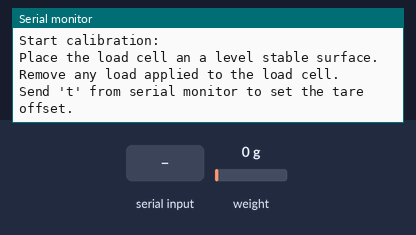
A sketch run on a simulated ESP8266 (NodeMCU). On the bench: the last lines printed to the serial monitor. The test bench sets the inputs (shaded band); at power-on: weight on the scale 0 g. EEPROM starts erased.

Above: at 3.2 s.
3.3 s: "t90\n" received over Serial
At 4.2 s:
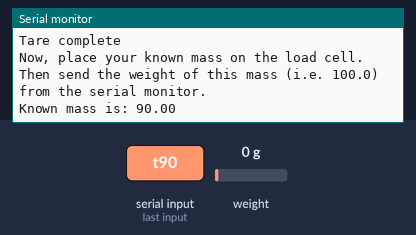
4.8 s: "c90\n" received over Serial
At 5.9 s:
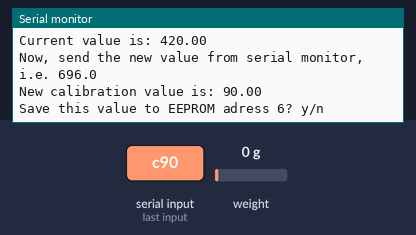
6.5 s: "y90\n" received over Serial
At 6.62 s:
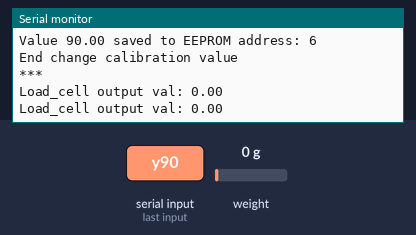
8.0 s: weight on the scale set to 100 g
At 8.02 s:
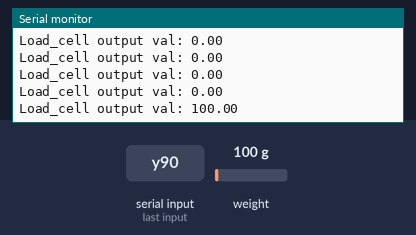
9.5 s: weight on the scale set to 1250 g
At 9.52 s:
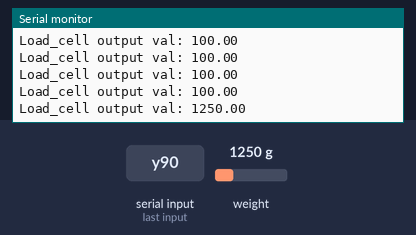
Timing chart, 0 to 12.0 s (numbered marks = the images above; inputs shaded):
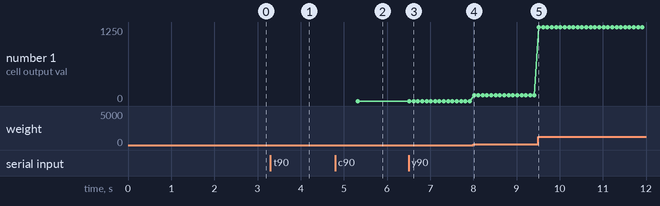

Measured:
- after the input at 3.3 s, the serial monitor: prints a new line at once (image 1)
- after the input at 4.8 s, the serial monitor: prints a new line after 0.56 s (image 2)
- after the input at 6.5 s, the serial monitor: prints a new line at once (image 3)
- after the input at 8.0 s, the serial monitor: prints a new line at once (image 4)
- after the input at 9.5 s, the serial monitor: prints a new line at once (image 5)
- plotted number 1: 0 → 100 after the input at 8.0 s, 100 → 1250 after the input at 9.5 s

The sketch:

setCal_L2.ino
```cpp
/*
   -------------------------------------------------------------------------------------
   HX711_ADC
   Arduino library for HX711 24-Bit Analog-to-Digital Converter for Weight Scales
   Olav Kallhovd sept2017
   -------------------------------------------------------------------------------------
*/

#include <HX711_ADC.h>
#include <EEPROM.h>

//pins:
const int HX711_dout = 8; //mcu > HX711 dout pin
const int HX711_sck = 9; //mcu > HX711 sck pin
//HX711 constructor:
HX711_ADC LoadCell(HX711_dout, HX711_sck);

const int calVal_eepromAdress = 6;
const int tareOffset_eepromAddress = 9;
unsigned long t = 0;

void setup() {
  Serial.begin(9600);
  delay(10);
  Serial.println();
  Serial.println("Starting...");

  LoadCell.begin();
  //LoadCell.setReverseOutput(); //uncomment to turn a negative output value to positive
  unsigned long stabilizingtime = 2000; // preciscion right after power-up can be improved by adding a few seconds of stabilizing time
  boolean _tare = true; //set this to false if you don't want tare to be performed in the next step
  LoadCell.start(stabilizingtime, _tare);
  if (LoadCell.getTareTimeoutFlag() || LoadCell.getSignalTimeoutFlag()) {
    Serial.println("Timeout, check MCU>HX711 wiring and pin designations");
    while (1);
  }
  else {
    LoadCell.setCalFactor(1.0); // user set calibration value (float), initial value 1.0 may be used for this sketch
    Serial.println("Startup is complete");
  }
  while (!LoadCell.update());
  calibrate(); //start calibration procedure
}

void loop() {
  static boolean newDataReady = 0;
  const int serialPrintInterval = 0; //increase value to slow down serial print activity

  // check for new data/start next conversion:
  if (LoadCell.update()) newDataReady = true;

  // get smoothed value from the dataset:
  if (newDataReady) {
    if (millis() > t + serialPrintInterval) {
      float i = LoadCell.getData();
      Serial.print("Load_cell output val: ");
      Serial.println(i);
      newDataReady = 0;
      t = millis();
    }
  }

  // receive command from serial terminal
  if (Serial.available() > 0) {
    char inByte = Serial.read();
    if (inByte == 't') LoadCell.tareNoDelay(); //tare
    else if (inByte == 'r') calibrate(); //calibrate
    else if (inByte == 'c') changeSavedCalFactor(); //edit calibration value manually
  }

  // check if last tare operation is complete
  if (LoadCell.getTareStatus() == true) {
    Serial.println("Tare complete");
  }
}

void calibrate() {
  Serial.println("***");
  Serial.println("Start calibration:");
  Serial.println("Place the load cell an a level stable surface.");
  Serial.println("Remove any load applied to the load cell.");
  Serial.println("Send 't' from serial monitor to set the tare offset.");

  boolean _resume = false;
  while (_resume == false) {
    LoadCell.update();
    if (Serial.available() > 0) {
      char inByte = Serial.read();
      if (inByte == 't') {
        LoadCell.tareNoDelay();
        _resume = true;
      }
    }
    if (LoadCell.getTareStatus() == true) {
      Serial.println("Tare complete");
      _resume = true;
    }
  }

  Serial.println("Now, place your known mass on the load cell.");
  Serial.println("Then send the weight of this mass (i.e. 100.0) from the serial monitor.");

  float known_mass = 0;
  _resume = false;
  while (_resume == false) {
    LoadCell.update();
    if (Serial.available() > 0) {
      known_mass = Serial.parseFloat();
      if (known_mass != 0) {
        Serial.print("Known mass is: ");
        Serial.println(known_mass);
        _resume = true;
      }
    }
  }

  LoadCell.refreshDataSet(); //refresh the dataset to be sure that the known mass is measured correctly
  float newCalibrationValue = LoadCell.getNewCalibration(known_mass); //get the new calibration value

  Serial.print("New calibration value has been set to: ");
  Serial.print(newCalibrationValue);
  Serial.println(", use this as the calibration value (calFactor) in your project sketch.");

  // Write calibration factor to EEPROM
  EEPROM.put(calVal_eepromAdress, newCalibrationValue);
  Serial.print("Calibration value ");
  Serial.print(newCalibrationValue);
  Serial.print(" saved to EEPROM address: ");
  Serial.println(calVal_eepromAdress);

  // Write tare offset value to EEPROM
  float tareOffset = LoadCell.getTareOffset();
  EEPROM.put(tareOffset_eepromAddress, tareOffset);
  Serial.print("Tare offset value ");
  Serial.print(tareOffset);
  Serial.print(" saved to EEPROM address: ");
  Serial.println(tareOffset_eepromAddress);

  Serial.println("End calibration");
  Serial.println("***");
  Serial.println("To re-calibrate, send 'r' from the serial monitor.");
  Serial.println("For manual edit of the calibration value, send 'c' from the serial monitor.");
  Serial.println("***");
}


void changeSavedCalFactor() {
  float oldCalibrationValue = LoadCell.getCalFactor();
  boolean _resume = false;
  Serial.println("***");
  Serial.print("Current value is: ");
  Serial.println(oldCalibrationValue);
  Serial.println("Now, send the new value from serial monitor, i.e. 696.0");
  float newCalibrationValue;
  while (_resume == false) {
    if (Serial.available() > 0) {
      newCalibrationValue = Serial.parseFloat();
      if (newCalibrationValue != 0) {
        Serial.print("New calibration value is: ");
        Serial.println(newCalibrationValue);
        LoadCell.setCalFactor(newCalibrationValue);
        _resume = true;
      }
    }
  }
  _resume = false;
  Serial.print("Save this value to EEPROM adress ");
  Serial.print(calVal_eepromAdress);
  Serial.println("? y/n");
  while (_resume == false) {
    if (Serial.available() > 0) {
      char inByte = Serial.read();
      if (inByte == 'y') {
#if defined(ESP8266)|| defined(ESP32)
        EEPROM.begin(512);
#endif
        EEPROM.put(calVal_eepromAdress, newCalibrationValue);
#if defined(ESP8266)|| defined(ESP32)
        EEPROM.commit();
#endif
        EEPROM.get(calVal_eepromAdress, newCalibrationValue);
        Serial.print("Value ");
        Serial.print(newCalibrationValue);
        Serial.print(" saved to EEPROM address: ");
        Serial.println(calVal_eepromAdress);
        _resume = true;
      }
      else if (inByte == 'n') {
        Serial.println("Value not saved to EEPROM");
        _resume = true;
      }
    }
  }
  Serial.println("End change calibration value");
  Serial.println("***");
}
```
